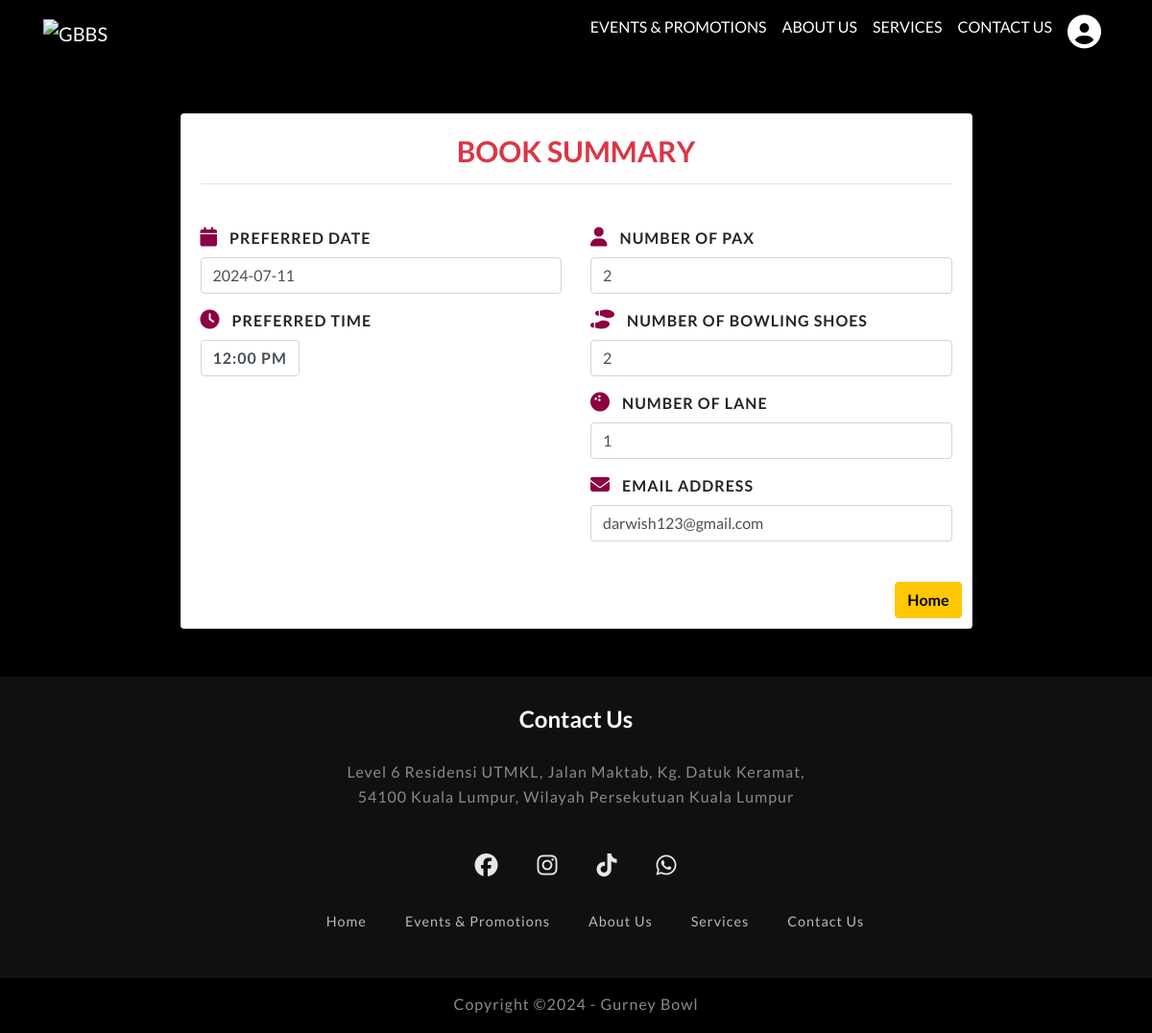
The app's page /CUSTbooksum.php (signed in) with its own data.
### tables this page shows
CREATE TABLE `booking` (
  `book_id` int(12) NOT NULL,
  `email` varchar(225) NOT NULL,
  `play_date` date NOT NULL,
  `Time` varchar(225) NOT NULL,
  `pax_player` varchar(225) NOT NULL,
  `bowl_shoes` varchar(225) NOT NULL,
  `num_lane` varchar(225) NOT NULL
);

### php/CUSTbookdb.php (called while the page is built)
<?php
function getUserById($ID, $db){
    $sql = "SELECT * FROM booking WHERE email = ?";
	$stmt = $db->prepare($sql);
	$stmt->execute([$ID]);
    if($stmt->rowCount() == 1){
        $user = $stmt->fetch();
        return $user;
    }else {
        return 0;
    }
}
 ?>

### CUSTbooksum.php (the view, shortened to what this page needs)
<?php
if (isset($_SESSION['ID']) && isset($_SESSION['Email'])) {
include "custdb_conn.php";
include "php/CUSTbookdb.php";
$user = getUserById($_SESSION['Email'], $conn);
 ?>
<!doctype html>
<html lang="en">
<head>
  <link href="customerpages/profile/css/animate.css" rel="stylesheet">
  <link rel="stylesheet" href="customerpages/profile/css/bootstrap.min.css" type="text/css">
  <link rel="stylesheet" href="customerpages/profile/css/style.css">
    <link rel="stylesheet" href="https://cdnjs.cloudflare.com/ajax/libs/font-awesome/6.5.2/css/all.min.css" />
</head>
<body>
<?php if ($user) { ?>
<div class="container-fluid pl-0 pr-0 bg-img clearfix parallax-window2" data-parallax="scroll" >
  <nav class="navbar navbar-expand-md navbar-dark">
    <div class="container">
      <a class="navbar-brand mr-auto" href="CUSTindex.php"><img src="about/images/gbbslogo.png" alt="GBBS" width="100px" height="100px"/></a>
      <div class="collapse navbar-collapse" id="collapsibleNavbar">
        <ul class="navbar-nav ml-auto">
          <li class="nav-item">
              <a class="nav-link" href="CUSTeventpromo.html">Events &amp; Promotions</a>
          </li>
          <li class="nav-item">
              <a class="nav-link" href="CUSTabout.html">About Us</a>
          </li>
          <li class="nav-item">
              <a class="nav-link" href="CUSTservice.html">Services</a>
          </li>
          <li class="nav-item">
              <a class="nav-link" href="#contact">Contact Us</a>
            </li>
              <li class="nav-item">
              <a class="nav-link" href="CUSTviewprofile.php"><i class="userdropdown fa fa-user-circle" style = "font-size: 35px"></i></a>
            </li>
        </ul>
      </div>
    </div>
  </nav>
</div>
<div class="container">
    <div class="row gutters">
    <div class="col-xl-9 col-lg-9 col-md-12 col-sm-12 col-12">
        <div class="card h-100">
            <div class="card-body">
            <div class="row gutters">
                <div class="col-xl-12 col-lg-12 col-md-12 col-sm-12 col-12">
                    <div class="userheader">
                        <form action="php/bookfunc.php"
                            method="post">
                       <h6 class="mb-2 text-primary" style="text-align: center;">BOOK SUMMARY<hr></h6>
                   </div>
                </div>
                <div class="col-xl-6 col-lg-6 col-md-6 col-sm-6 col-12">
                    <div class="form-group">
                       <i class="fa fa-calendar"></i>
                        <label for="date">Preferred Date</label>
                        <div class="DOB">
                            <p type="date" class="form-control" name="dp"><?=$user['play_date']?></p>
                        </div>
                    </div>
                </div>
                <div class="col-xl-6 col-lg-6 col-md-6 col-sm-6 col-12">
                    <div class="form-group">
                       <i class="fa fa-user"></i>
                        <label for="number">Number of Pax</label>
                        <p type="number" class="form-control" name="pax"><?=$user['pax_player']?></p>
                    </div>
                </div>
                <div class="col-xl-6 col-lg-6 col-md-6 col-sm-6 col-12">
                    <div class="form-group">
                    <i class="fa fa-clock"></i>
                    <label for="website">Preferred Time</label>
                        <div class="timeradio">
                           <div class="form-group">
                            <label class="time">
                                <p type="text" class="form-control" name="time"><?=$user['Time']?></p>
                            </label>
                        </div>
                        </div>
                    </div>
                </div>
                <div class="col-xl-6 col-lg-6 col-md-6 col-sm-6 col-12">
                    <div class="form-group">
                       <i class="fas fa-shoe-prints"></i>
                        <label for="number">Number of Bowling Shoes</label>
                        <p type="number" class="form-control" name="bowlshoes"><?=$user['bowl_shoes']?></p>
                    </div>
                      <div class="form-group">
                       <i class="fa fa-bowling-ball"></i>
                        <label for="number">Number of Lane</label>
                        <p type="number" class="form-control" name="num_lane"><?=$user['num_lane']?></p>
                    </div>
                    <div class="form-group">
                    <i class="fa fa-envelope"></i>
                        <label for="eMail">Email Address</label>
                        <p type="email" class="form-control" id="eMail" placeholder="Email address"
                        name="Email"><?=$user['email']?></p>
                    </div>
                </div>
                </div>
            </div>
                <div class="row gutters">
                    <div class="col-xl-12 col-lg-12 col-md-12 col-sm-12 col-12">
                        <div class="text-right">
                            <a href="CUSTviewprofile.php"><button type="button" id="submit" name="submit" class="btn btn-primary">Home</button></a>
                        </div>
                    </div>
                </div>
            </div>
        </div>
    </div>
    </div>
<footer>
    <div class="footerContainer" id="contact">
        <h3><b>Contact us</b></h3>
        <a class="address" href="https://maps.app.goo.gl/wwUPAxJHTh6NFNvn8" target="_blank"><p>Level 6 Residensi UTMKL, Jalan Maktab, Kg. Datuk Keramat, 54100 Kuala Lumpur, Wilayah Persekutuan Kuala Lumpur</p></a>
        <div class="socialIcons">
            <a href="https://www.facebook.com/GurneyBowl/" target="_blank"><i class="fa-brands fa-facebook"></i></a>
            <a href="https://www.instagram.com/gurneybowl/?hl=en" target="_blank"><i class="fa-brands fa-instagram"></i></a>
            <a href="https://www.tiktok.com/@gurneybowlutmkl?_t=8na1alVKxHQ&_r=1" target="_blank"><i class="fa-brands fa-tiktok"></i></a>
            <a href="https://api.whatsapp.com/send?phone=019-980%207821&text=Hi,%20Contacting%20for%20you%20listing" target="_blank"><i class="fa-brands fa-whatsapp"></i></a>
        </div>
        <div class="footerNav">
            <ul>
                <li><a href="CUSTindex.html">Home</a></li>
                <li><a href="CUSTeventpromo.html">Events &amp; Promotions</a></li>
                <li><a href="CUSTabout.html">About Us</a></li>
                <li><a href="CUSTservice.html">Services</a></li>
                <li><a href="CUSTindex.html#contact">Contact Us</a></li>
            </ul>
        </div>
    </div>
    <div class="footerBottom">
        <p>Copyright &copy;2024 - Gurney Bowl</p>
    </div>
</footer>
<?php }else {
     header("Location: CUSTbooksum.php");
     exit;
    } ?>
</body>
</html>
<?php } else {
	header("Location: index.php");
	exit;
} ?>

### customerpages/profile/css/style.css (style rules this page uses)
body { font-family: 'Lato', sans-serif; overflow: hidden; overflow-y: scroll; background-color: #000; }
body .bg-img { background-repeat: no-repeat; background-position: center; opacity: inherit; }
body nav { background: rgba(0, 0, 0, 0.3); }
body nav .navbar-nav a { font-size: 16px; text-transform: uppercase; color: #fff !important; transition: all 0.3s; -webkit-transition: all 0.3s; -ms-transition: all 0.3s; -o-transition: all 0.3s; }
a, a:hover { color: #ff8013; }
footer { background: #101011; color: #fff; }
.footerContainer { padding: 20px; display: flex; align-items: center; justify-content: center; flex-direction: column; text-align: center; }
.footerContainer h3 { font-size: 1.5rem; font-weight: 400; text-transform: capitalize; line-height: 3rem; }
.footerContainer a { max-width: 480px; margin: 10px auto; line-height: 26px; font-size: 16px; letter-spacing: 1px; color: #8a8a8a; transition: 0.2s; text-decoration: none; }
.socialIcons { display: flex; justify-content: center; }
.socialIcons a { text-decoration: none; padding: 10px; color: white; margin: 10px; }
.socialIcons a i { font-size: 1.5em; opacity: 0.9; }
.footerNav { margin: 10px 0; }
.footerNav ul { display: flex; justify-content: center; list-style: none; }
.footerNav ul li a { color: white; margin: 20px; text-decoration: none; font-size: 0.9rem; opacity: 0.7; transition: 0.2s; }
.footerBottom { background-color: #000; padding: 15px 1px 2px; text-align: center; }
.footerBottom p { color: #8a8a8a; letter-spacing: 1px; text-align: center; }

### CUSTbooksum.php (style rules this page uses)
body { margin: 0; color: #2e323c; background: #f5f6fa; position: relative; height: 100%; }
.row { justify-content: center; }
.container { padding-bottom: 50px; }
.form-control { border: 1px solid #cfd1d8; -webkit-border-radius: 2px; -moz-border-radius: 2px; border-radius: 2px; font-size: .825rem; background: #ffffff; color: #2e323c; }
.form-group i { padding-right: 10px; font-size: 20px; color: #8F0040; }
.form-group label { font-weight: bold; text-transform: uppercase; font-size: 16px; letter-spacing: 1px; }
.card { background: #ffffff; -webkit-border-radius: 5px; -moz-border-radius: 5px; border-radius: 5px; border: 0; margin-bottom: 1rem; }
.row .gutters .userheader h6 { padding-bottom: 20px; font-size: 30px; font-weight: 800; color: #dc3545 !important; font-weight: bolder !important; }
.btn { position: relative; bottom: 10px; right: 10px; }
.btn-primary { font-weight: bold !important; color: black!important; background-color: #FFC800 !important; border-color: #FFC800 !important; }
.timeradio { display: flex; }
label { display: block; cursor: pointer; font-weight: 400; margin-bottom: 10px; }
@media only screen and (min-width: 768px) { .col-12 { width: 100%; } }

### records on screen
booking: play_date "2024-07-11", pax_player "2", Time "12:00 PM", bowl_shoes "2", num_lane "1", email "darwish123@gmail.com"
